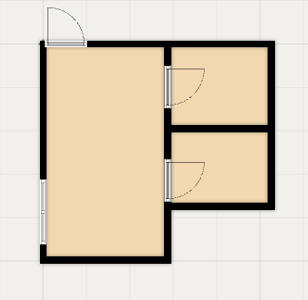
#> input picture OPENCV/Photos/bp8.png, 308 x 300 px, found by its file name
$ python chapter1.2.py
#> lines starting #> are read from the running program, lines starting #| are printed output that depends on the picture; after the words box and inside, x2 and y2 are one past the last pixel; in counts of white or black regions, pixels touching at a corner belong together
import cv2 as cv
import numpy as np

# Load the image
image_path = "/Users/imashiariyasinghe/Documents/GitHub/3Dimension/OPENCV/Photos/bp8.png"
image = cv.imread(image_path)
#> image is the input picture: shape (300, 308, 3); mean B, G, R 191.8, 209.9, 221.2

if image is None:
    print("Error: Could not load image.")
    exit()

# Create a copy for final visualization
result_image = image.copy()

# Preprocessing
gray = cv.cvtColor(image, cv.COLOR_BGR2GRAY)
blurred = cv.GaussianBlur(gray, (5, 5), 0)
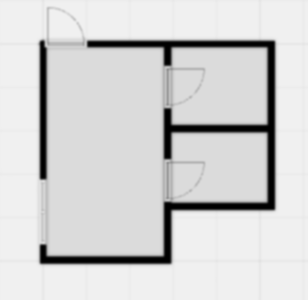
#> blurred: shape (300, 308); min 0, max 241, mean 211.1

# Edge detection
edges = cv.Canny(blurred, 30, 120)
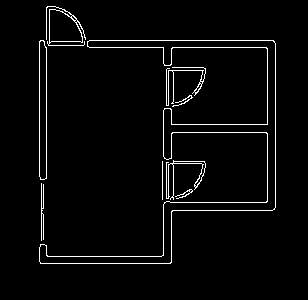
#> edges: shape (300, 308); 3.2% white in thin lines or dots, all inside (x1, y1, x2, y2) = (39, 6, 276, 264)

# Dilate edges to connect nearby edges
kernel = np.ones((3, 3), np.uint8)
dilated_edges = cv.dilate(edges, kernel, iterations=1)
#> dilated_edges: shape (300, 308); 9.3% white; 2 white regions

# Find contours from edges
contours, hierarchy = cv.findContours(dilated_edges, cv.RETR_LIST, cv.CHAIN_APPROX_SIMPLE)
#> contours = 15 contours, 2 with area under 20; largest, box (x1, y1, x2, y2) and area: (38, 5, 277, 265) 24590, (172, 48, 267, 124) 5953, (172, 133, 267, 202) 5306, (40, 41, 275, 263) 4488, (50, 10, 82, 41) 686

# Lists to store different elements
walls = []
windows = []
doors = []

# Process contours to categorize architectural elements
for contour in contours:
    # Skip very small contours (noise)
    if cv.contourArea(contour) < 100:
        continue

    # Approximate the contour to analyze its shape
    epsilon = 0.02 * cv.arcLength(contour, True)
    approx = cv.approxPolyDP(contour, epsilon, True)

    # Get bounding rectangle
    x, y, w, h = cv.boundingRect(contour)
    aspect_ratio = float(w) / h if h > 0 else 0

    # Check if the contour is closed
    is_closed = cv.isContourConvex(approx)

    # WINDOWS: Rectangle shapes with 4-6 vertices (allowing for some imperfection)
    if len(approx) >= 4 and len(approx) <= 6 and is_closed and 0.5 < aspect_ratio < 2.0:
        windows.append(contour)

    # DOORS: Shapes with curved sections (more vertices) or specific door-like aspect ratio
    elif (len(approx) > 6 and is_closed) or (len(approx) >= 4 and 0.25 < aspect_ratio < 0.6):
        doors.append(contour)

    # WALLS: Long straight segments (default case)
    else:
        walls.append(contour)
#> this loop made 15 passes
#> (epsilon, x, y, w, h, aspect_ratio, is_closed) on passes 6, 8, 10, 13, 14, 15: (7.41, 172, 133, 95, 69, 1.38, False), (2.03, 174, 71, 28, 31, 0.903, True), (7.77, 172, 48, 95, 76, 1.25, False), (32.02, 40, 41, 235, 222, 1.06, False), (2.17, 50, 10, 32, 31, 1.03, True), (30.38, 38, 5, 239, 260, 0.919, False)
#> (epsilon, approx, x, y, w, h, aspect_ratio, is_closed) on passes 1, 3, 12: (2.51, [[40, 182], [42, 241], [44, 183]], 40, 182, 5, 60, 0.0833, True), (2.1, [[200, 164], [193, 187], [175, 195], [174, 165]], 174, 164, 28, 32, 0.875, True), (5.55, [[41, 42], [43, 178]], 40, 42, 6, 137, 0.0438, False)
#> after the loop, doors = []; walls = 6 contours; box (x1, y1, x2, y2) and area: (38, 5, 277, 265) 24590, (172, 48, 267, 124) 5953, (172, 133, 267, 202) 5306, (40, 41, 275, 263) 4488, (40, 42, 46, 179) 663, (40, 182, 45, 242) 230; windows = 3 contours; box (x1, y1, x2, y2) and area: (50, 10, 82, 41) 686, (174, 164, 202, 196) 608, (174, 71, 202, 102) 586

# Create a clean image for line detection
line_detection = np.zeros_like(edges)
cv.drawContours(line_detection, walls, -1, 255, 1)
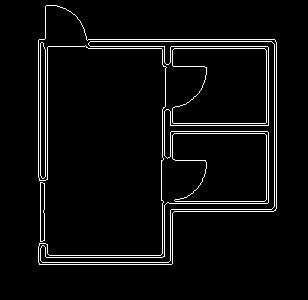
#> line_detection: shape (300, 308); 4.6% white in thin lines or dots, all inside (x1, y1, x2, y2) = (38, 5, 277, 265)

# Use Hough Line Transform to detect wall lines
wall_lines = cv.HoughLinesP(
    line_detection,
    rho=1,
    theta=np.pi/180,
    threshold=20,
    minLineLength=40,
    maxLineGap=5
)
#> wall_lines = 31 rows, first 6: [38, 46, 164, 46], [45, 180, 45, 49], [88, 48, 276, 48], [40, 264, 40, 39], [274, 210, 274, 39], [38, 177, 38, 40]

# Draw the detected elements with different colors
# Walls - Green
cv.drawContours(result_image, walls, -1, (0, 255, 0), 1)
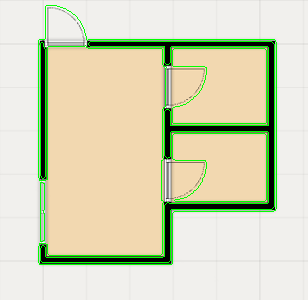
#> result_image: shape (300, 308, 3); 4.56% of pixels changed, all inside (x1, y1, x2, y2) = (38, 5, 277, 265)

# Safely draw wall lines without using pointPolygonTest
if wall_lines is not None:
    for line in wall_lines:
        x1, y1, x2, y2 = line[0]
        cv.line(result_image, (x1, y1), (x2, y2), (0, 255, 0), 2)
#> this loop made 31 passes
#> (x1, y1, x2, y2) on passes 1 to 12: (38, 46, 164, 46), (45, 180, 45, 49), (88, 48, 276, 48), (40, 264, 40, 39), (274, 210, 274, 39), (38, 177, 38, 40), (39, 264, 171, 264), (266, 211, 266, 39), (86, 39, 273, 39), (38, 262, 172, 262), (276, 208, 276, 42), (268, 125, 268, 41)
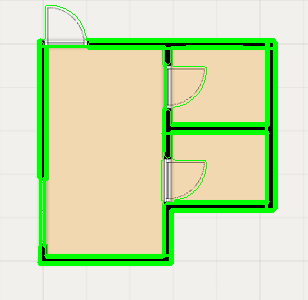
#> result_image: shape (300, 308, 3); 6.07% of pixels changed, all inside (x1, y1, x2, y2) = (37, 38, 278, 266)

# Doors - Blue
cv.drawContours(result_image, doors, -1, (255, 0, 0), 2)

# Windows - Red
cv.drawContours(result_image, windows, -1, (0, 0, 255), 2)
#> result_image: shape (300, 308, 3); 1.07% of pixels changed, all inside (x1, y1, x2, y2) = (49, 9, 203, 197)

# Create separate visualization images
wall_image = image.copy()
door_image = image.copy()
window_image = image.copy()

# Draw each feature type in its respective image
cv.drawContours(wall_image, walls, -1, (0, 255, 0), 2)
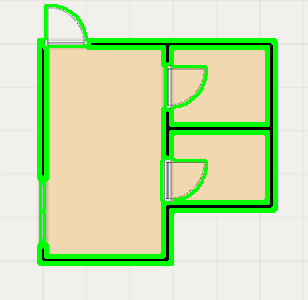
#> wall_image: shape (300, 308, 3); 12.04% of pixels changed, all inside (x1, y1, x2, y2) = (37, 4, 278, 266)
if wall_lines is not None:
    for line in wall_lines:
        x1, y1, x2, y2 = line[0]
        cv.line(wall_image, (x1, y1), (x2, y2), (0, 255, 0), 2)
#> wall_image: shape (300, 308, 3); 0.08% of pixels changed, all inside (x1, y1, x2, y2) = (45, 43, 273, 257)

cv.drawContours(window_image, doors, -1, (0, 0, 255), 2)
cv.drawContours(door_image, windows, -1, (255, 0, 0), 2)

# Add labels
cv.putText(wall_image, "Walls", (10, 30), cv.FONT_HERSHEY_SIMPLEX, 1, (0, 255, 0), 2)
#> wall_image: shape (300, 308, 3); mean B, G, R 176.6, 225.6, 203.5
cv.putText(door_image, "Doors", (10, 30), cv.FONT_HERSHEY_SIMPLEX, 1, (255, 0, 0), 2)
#> door_image: shape (300, 308, 3); mean B, G, R 192.6, 205.9, 217
cv.putText(window_image, "Windows", (10, 30), cv.FONT_HERSHEY_SIMPLEX, 1, (0, 0, 255), 2)
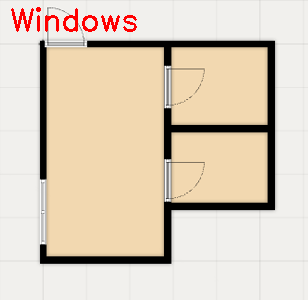
#> window_image: shape (300, 308, 3); 1.05% of pixels changed, all inside (x1, y1, x2, y2) = (11, 7, 137, 32)
cv.putText(result_image, "All Features", (10, 30), cv.FONT_HERSHEY_SIMPLEX, 1, (255, 255, 255), 2)
#> result_image: shape (300, 308, 3); mean B, G, R 178.4, 222.1, 208.1

# Display results
cv.imshow("Walls (Green)", wall_image)
cv.imshow("Doors (Blue)", door_image)
cv.imshow("Windows (Red)", window_image)
cv.imshow("All Features", result_image)

cv.waitKey(0)
cv.destroyAllWindows()

$ run again, with OPENCV/Photos/BP10.png copied over OPENCV/Photos/bp8.png
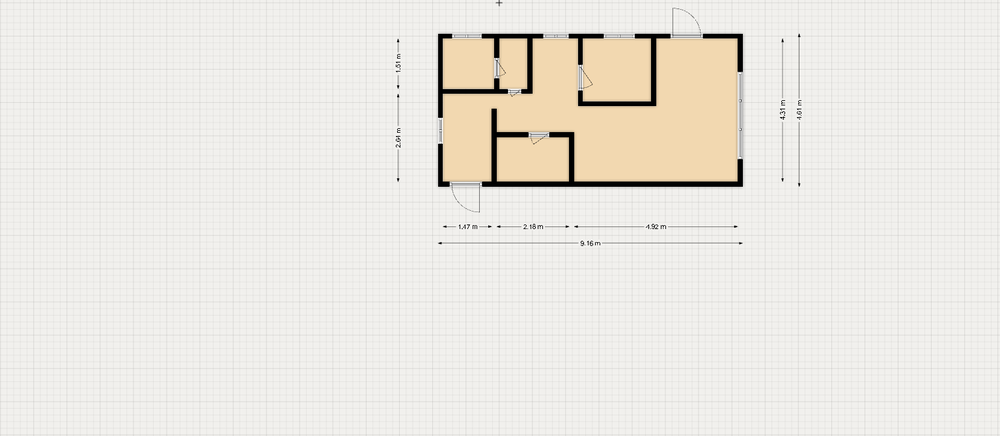
#> input picture OPENCV/Photos/BP10.png, 1000 x 436 px, shrunk from 1536 x 670 before the run, found by its file name
#> image is the input picture: shape (436, 1000, 3); mean B, G, R 225.4, 231.7, 234.9
#> `edges = cv.Canny(blurred, 30, 120)`:
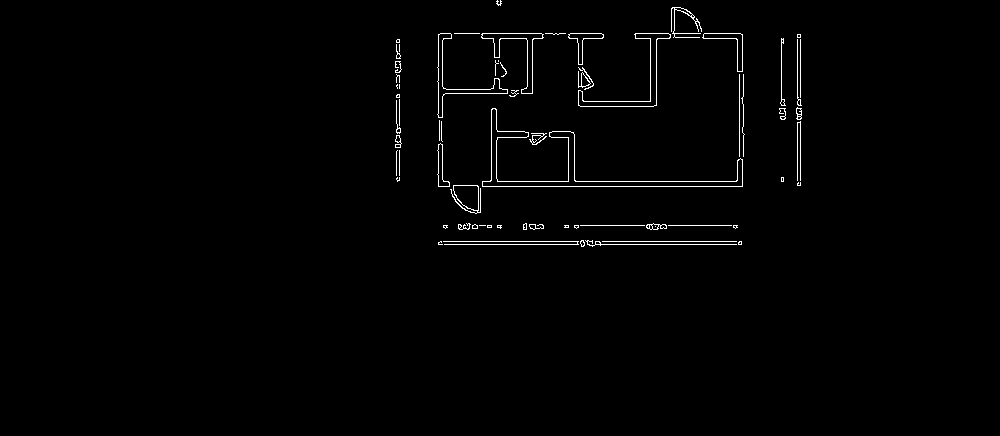
#> edges: shape (436, 1000); 1.1% white in thin lines or dots, all inside (x1, y1, x2, y2) = (395, 0, 802, 247)
#> dilated_edges: shape (436, 1000); 3.4% white; 14 white regions
#> contours = 42 contours, 9 with area under 20; largest, box (x1, y1, x2, y2) and area: (436, 6, 746, 215) 44794, (440, 34, 739, 189) 26986, (497, 137, 568, 181) 2850, (443, 34, 495, 89) 2588, (437, 239, 743, 248) 1561
#> the loop `for contour in contours:` made 42 passes
#> (epsilon, x, y, w, h, aspect_ratio, is_closed) on passes 7, 8, 9, 13, 17, 27, 30, 33: (1.25, 522, 222, 23, 9, 2.56, False), (1.77, 457, 222, 36, 9, 4, False), (1.62, 454, 186, 24, 24, 1, True), (4.58, 497, 137, 71, 44, 1.61, False), (17.95, 483, 110, 259, 76, 3.41, False), (3.28, 499, 39, 28, 56, 0.5, False), (2.84, 704, 34, 38, 37, 1.03, False), (7.26, 579, 34, 90, 72, 1.25, False)
#> after the loop `for contour in contours:`: doors = 1 contour; box (x1, y1, x2, y2) and area: (499, 39, 527, 95) 1205; walls = 17 contours; largest, box (x1, y1, x2, y2) and area: (436, 6, 746, 215) 44794, (440, 34, 739, 189) 26986, (497, 137, 568, 181) 2850, (437, 239, 743, 248) 1561, (483, 110, 742, 186) 1446; windows = 3 contours; box (x1, y1, x2, y2) and area: (443, 34, 495, 89) 2588, (454, 186, 478, 210) 382, (675, 11, 698, 33) 342
#> line_detection: shape (436, 1000); 1.5% white in thin lines or dots, all inside (x1, y1, x2, y2) = (394, 6, 803, 248)
#> wall_lines = 51 rows, first 6: [481, 180, 743, 180], [596, 245, 742, 245], [439, 32, 602, 32], [590, 240, 742, 240], [479, 185, 743, 185], [480, 187, 743, 187]
#> the loop `for line in wall_lines:` made 51 passes
#> `cv.putText(window_image, "Windows", (10, 30), cv.FONT_HERSHEY_SIMPLEX,..`:
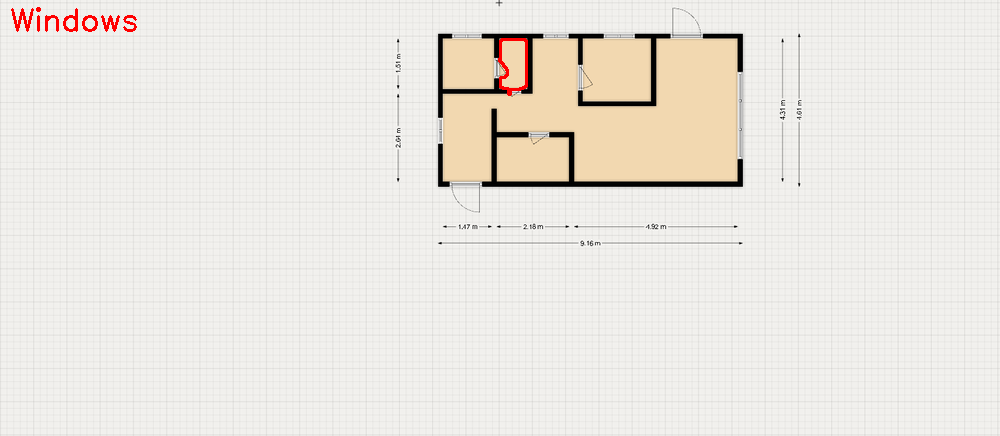
#> window_image: shape (436, 1000, 3); mean B, G, R 224.7, 230.9, 235

$ run again, with OPENCV/Photos/BP11.png copied over OPENCV/Photos/bp8.png
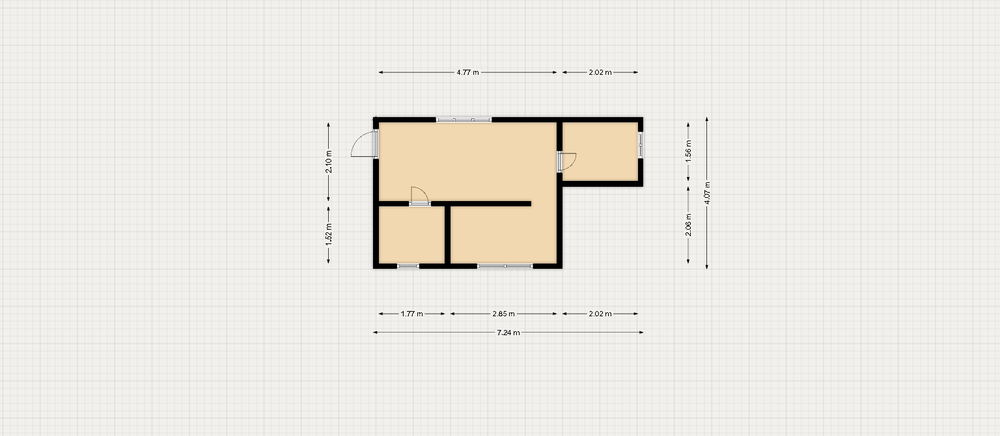
#> input picture OPENCV/Photos/BP11.png, 1000 x 436 px, shrunk from 1536 x 670 before the run, found by its file name
#> image is the input picture: shape (436, 1000, 3); mean B, G, R 227.6, 232.9, 235.5
#> `edges = cv.Canny(blurred, 30, 120)`:
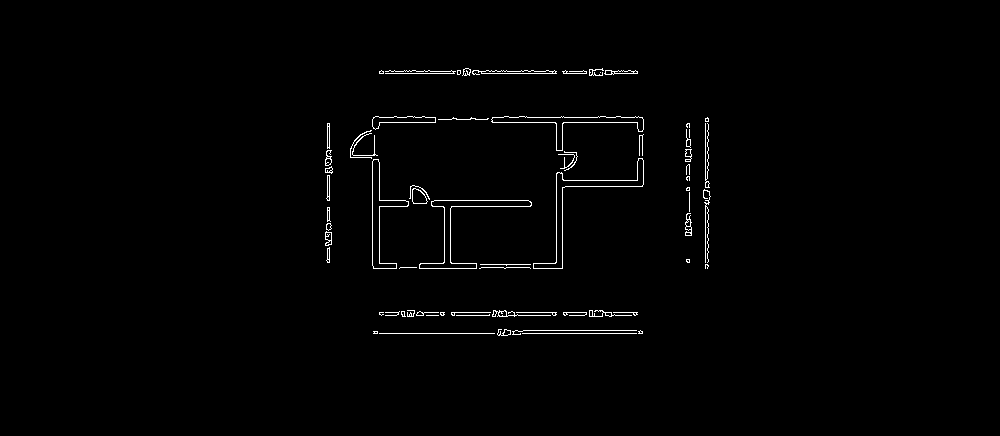
#> edges: shape (436, 1000); 1.1% white in thin lines or dots, all inside (x1, y1, x2, y2) = (325, 68, 711, 336)
#> dilated_edges: shape (436, 1000); 3.2% white; 13 white regions
#> contours = 38 contours, 14 with area under 20; largest, box (x1, y1, x2, y2) and area: (349, 115, 645, 270) 35544, (372, 119, 564, 268) 19475, (563, 123, 643, 180) 3898, (380, 199, 444, 268) 3628, (372, 328, 644, 337) 1034
#> the loop `for contour in contours:` made 38 passes
#> (epsilon, x, y, w, h, aspect_ratio, is_closed) on passes 6, 8, 14, 15, 16, 18, 19, 20: (3.34, 562, 309, 77, 9, 8.56, True), (2.98, 378, 309, 68, 9, 7.56, True), (2.58, 324, 206, 9, 58, 0.155, True), (8.37, 420, 201, 110, 67, 1.64, False), (5.19, 380, 199, 64, 69, 0.928, False), (0.819, 413, 190, 13, 13, 1, True), (2.39, 684, 186, 9, 51, 0.176, False), (6.18, 373, 160, 35, 108, 0.324, False)
#> after the loop `for contour in contours:`: doors = 2 contours; box (x1, y1, x2, y2) and area: (373, 160, 408, 268) 688, (413, 190, 426, 203) 107; walls = 19 contours; largest, box (x1, y1, x2, y2) and area: (349, 115, 645, 270) 35544, (372, 119, 564, 268) 19475, (563, 123, 643, 180) 3898, (380, 199, 444, 268) 3628, (372, 328, 644, 337) 1034; windows = 1 contour; box (x1, y1, x2, y2) and area: (353, 134, 374, 155) 286
#> line_detection: shape (436, 1000); 1.4% white in thin lines or dots, all inside (x1, y1, x2, y2) = (324, 67, 712, 337)
#> wall_lines = 46 rows, first 6: [372, 334, 495, 334], [477, 118, 644, 118], [397, 266, 474, 267], [491, 123, 644, 123], [528, 116, 596, 116], [431, 207, 531, 207]
#> the loop `for line in wall_lines:` made 46 passes
#> `cv.putText(window_image, "Windows", (10, 30), cv.FONT_HERSHEY_SIMPLEX,..`:
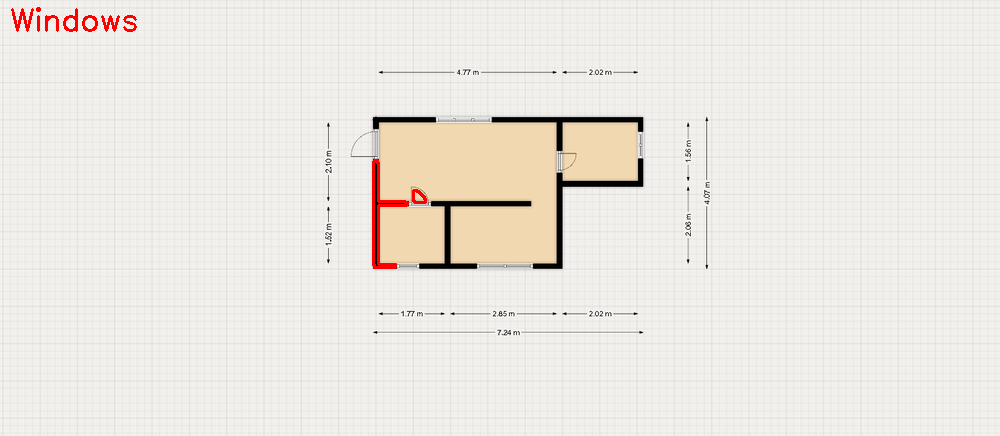
#> window_image: shape (436, 1000, 3); mean B, G, R 226.9, 232.2, 236

$ run again, with OPENCV/Photos/BP12.png copied over OPENCV/Photos/bp8.png
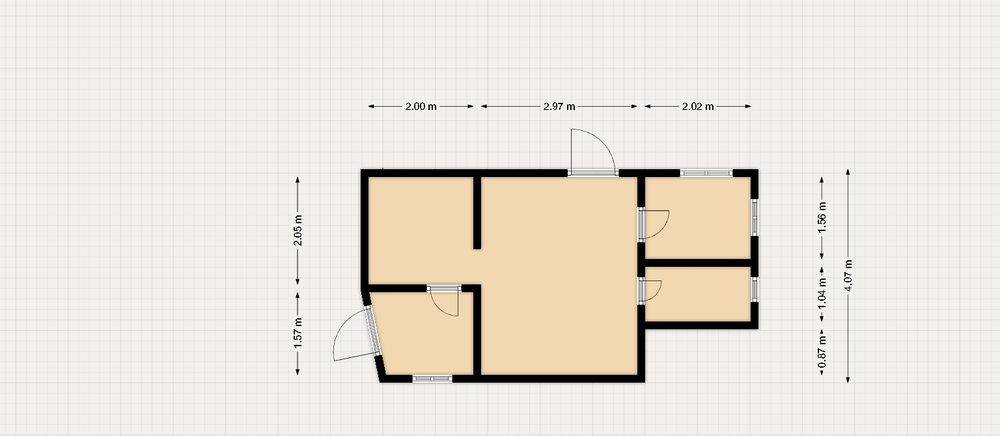
#> input picture OPENCV/Photos/BP12.png, 1000 x 436 px, shrunk from 1536 x 670 before the run, found by its file name
#> image is the input picture: shape (436, 1000, 3); mean B, G, R 219.6, 228, 232.6
#> edges: shape (436, 1000); 1.5% white in thin lines or dots, all inside (x1, y1, x2, y2) = (293, 101, 853, 383)
#> dilated_edges: shape (436, 1000); 4.5% white; 20 white regions
#> contours = 78 contours, 30 with area under 20; largest, box (x1, y1, x2, y2) and area: (331, 126, 760, 384) 75088, (369, 176, 638, 374) 41378, (645, 175, 753, 258) 7720, (645, 267, 753, 321) 5166, (453, 285, 758, 382) 2958
#> the loop `for contour in contours:` made 78 passes
#> (epsilon, x, y, w, h, aspect_ratio, is_closed) on passes 3, 8, 14, 19, 27, 28, 30, 32: (2.22, 375, 356, 37, 26, 1.42, False), (1.6, 816, 347, 12, 29, 0.414, False), (0.941, 818, 328, 9, 18, 0.5, False), (2.65, 335, 313, 35, 45, 0.778, True), (1.55, 433, 291, 23, 23, 1, True), (3.03, 292, 291, 11, 58, 0.19, False), (19.75, 453, 285, 305, 97, 3.14, False), (1.04, 643, 283, 16, 16, 1, True)
#> after the loop `for contour in contours:`: doors = 3 contours; box (x1, y1, x2, y2) and area: (816, 276, 828, 310) 262, (816, 347, 828, 376) 238, (818, 328, 827, 346) 114; walls = 24 contours; largest, box (x1, y1, x2, y2) and area: (331, 126, 760, 384) 75088, (369, 176, 638, 374) 41378, (645, 175, 753, 258) 7720, (645, 267, 753, 321) 5166, (453, 285, 758, 382) 2958; windows = 6 contours; box (x1, y1, x2, y2) and area: (573, 131, 613, 170) 1098, (335, 313, 370, 358) 940, (433, 291, 456, 314) 350, (648, 213, 667, 235) 262, (543, 101, 564, 112) 190, (643, 283, 659, 299) 155
#> line_detection: shape (436, 1000); 1.8% white in thin lines or dots, all inside (x1, y1, x2, y2) = (292, 100, 854, 384)
#> wall_lines = 51 rows, first 6: [378, 381, 646, 381], [386, 168, 567, 168], [576, 104, 629, 104], [480, 108, 541, 108], [451, 383, 645, 383], [572, 176, 612, 176]
#> the loop `for line in wall_lines:` made 51 passes
#> `cv.putText(window_image, "Windows", (10, 30), cv.FONT_HERSHEY_SIMPLEX,..`:
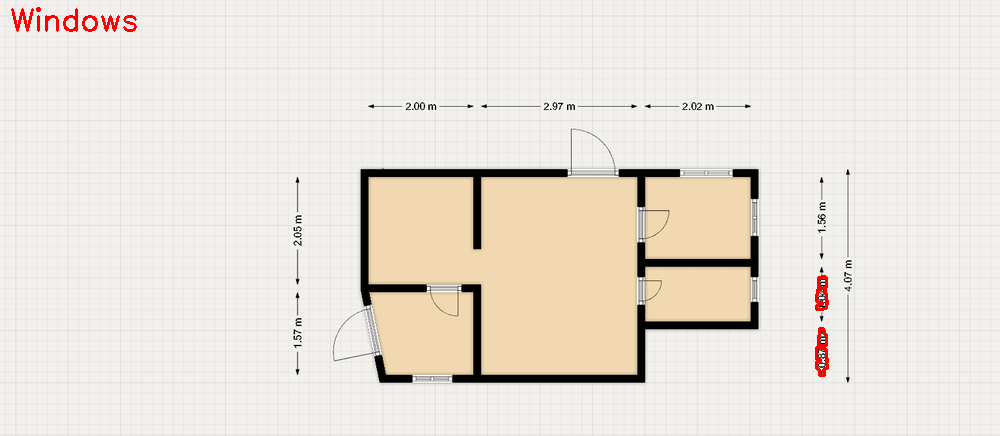
#> window_image: shape (436, 1000, 3); mean B, G, R 218.8, 227.1, 232.7
